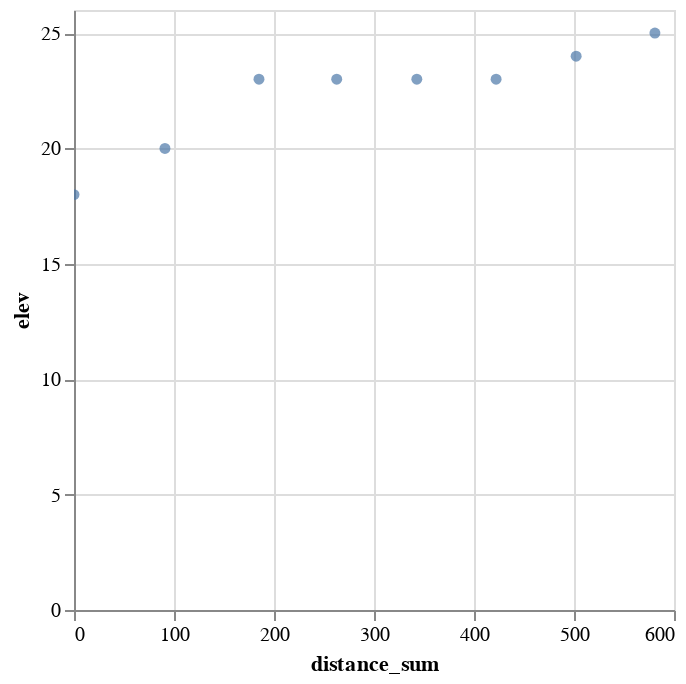

Notebook cell for this chart:
### Code cell
#review the bridge
alt.Chart(df_walk_bridge).mark_circle(size=30).encode(
    x='distance_sum',
    y='elev',
    #color='slope',
    tooltip=['lat', 'long', 'slope_angle']
).interactive()

### Figure 1 — Vega-Lite specification as saved in the notebook (floating-point values rounded to 4 significant figures)
{"config": {"view": {"continuousWidth": 300, "continuousHeight": 300}}, "data": {"name": "data-7e088dbcbaf4e5b8ea8fd5d644d6e4c6"}, "mark": {"type": "circle", "size": 30}, "encoding": {"tooltip": [{"field": "lat", "type": "quantitative"}, {"field": "long", "type": "quantitative"}, {"field": "slope_angle", "type": "quantitative"}], "x": {"field": "distance_sum", "type": "quantitative"}, "y": {"field": "elev", "type": "quantitative"}}, "params": [{"name": "param_19", "select": {"type": "interval", "encodings": ["x", "y"]}, "bind": "scales"}], "$schema": "https://vega.github.io/schema/vega-lite/v5.8.0.json", "datasets": {"data-7e088dbcbaf4e5b8ea8fd5d644d6e4c6": [{"Unnamed: 0": 0, "cross_street": 136, "elev": 18, "lat_long_google_maps": "40.8217277830566, -73.95677251360165", "lat": 40.82, "long": -73.96, "d_distance": 0.0, "d_height": 0.0, "slope": 0.0, "slope_angle": 0.0, "d_calories": 0.0, "calories_sum": 0.0, "distance_sum": 0.0}, {"Unnamed: 0": 1, "cross_street": 135, "elev": 20, "lat_long_google_maps": "40.821155784059265, -73.95754616066662", "lat": 40.82, "long": -73.96, "d_distance": 90.96, "d_height": 2.0, "slope": 0.02199, "slope_angle": 1.26, "d_calories": 5.234, "calories_sum": 5.234, "distance_sum": 90.96}, {"Unnamed: 0": 2, "cross_street": 134, "elev": 23, "lat_long_google_maps": "40.8206174275524, -73.95840873268556", "lat": 40.82, "long": -73.96, "d_distance": 94.02, "d_height": 3.0, "slope": 0.03191, "slope_angle": 1.827, "d_calories": 5.743, "calories_sum": 10.98, "distance_sum": 185.0}, {"Unnamed: 0": 3, "cross_street": 133, "elev": 23, "lat_long_google_maps": "40.820011771262905, -73.95887114242555", "lat": 40.82, "long": -73.96, "d_distance": 77.73, "d_height": 0.0, "slope": 0.0, "slope_angle": 0.0, "d_calories": 3.865, "calories_sum": 14.84, "distance_sum": 262.7}, {"Unnamed: 0": 4, "cross_street": 132, "elev": 23, "lat_long_google_maps": "40.81939013362404, -73.95935338966093", "lat": 40.82, "long": -73.96, "d_distance": 80.1, "d_height": 0.0, "slope": 0.0, "slope_angle": 0.0, "d_calories": 3.983, "calories_sum": 18.82, "distance_sum": 342.8}, {"Unnamed: 0": 5, "cross_street": 131, "elev": 23, "lat_long_google_maps": "40.8187440880986, -73.9597535519359", "lat": 40.82, "long": -73.96, "d_distance": 79.29, "d_height": 0.0, "slope": 0.0, "slope_angle": 0.0, "d_calories": 3.942, "calories_sum": 22.77, "distance_sum": 422.1}, {"Unnamed: 0": 6, "cross_street": 130, "elev": 24, "lat_long_google_maps": "40.81811822549562, -73.96022485417089", "lat": 40.82, "long": -73.96, "d_distance": 80.05, "d_height": 1.0, "slope": 0.01249, "slope_angle": 0.7157, "d_calories": 3.98, "calories_sum": 26.75, "distance_sum": 502.2}, {"Unnamed: 0": 7, "cross_street": 129, "elev": 25, "lat_long_google_maps": "40.81750581656071, -73.9606961564297", "lat": 40.82, "long": -73.96, "d_distance": 78.76, "d_height": 1.0, "slope": 0.0127, "slope_angle": 0.7275, "d_calories": 3.916, "calories_sum": 30.66, "distance_sum": 580.9}]}}
